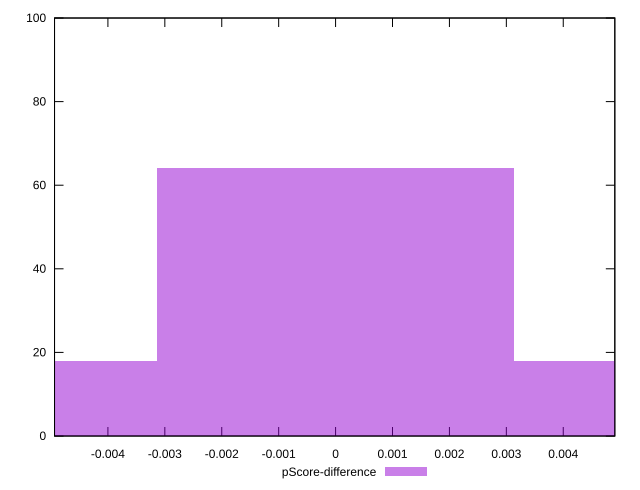

Write gnuplot code to recreate this figure.
reset

$pScoreDifference <<EOF
-0.006273390924174117 18
0 64
0.006273390924174117 18
EOF

set key outside below
set boxwidth 0.006273390924174117
set xrange [-0.004937903470795035:0.004906001410696081]
set yrange [0:100]
set trange [0:100]
set style fill transparent solid 0.5 noborder
set terminal svg size 640, 490 enhanced background rgb 'white'
set output "reprap/first-cpu-idle/samples/pages+cached+noexternal+nomedia/pScore-difference/histogram.svg"

plot $pScoreDifference title "pScore-difference" with boxes

reset
